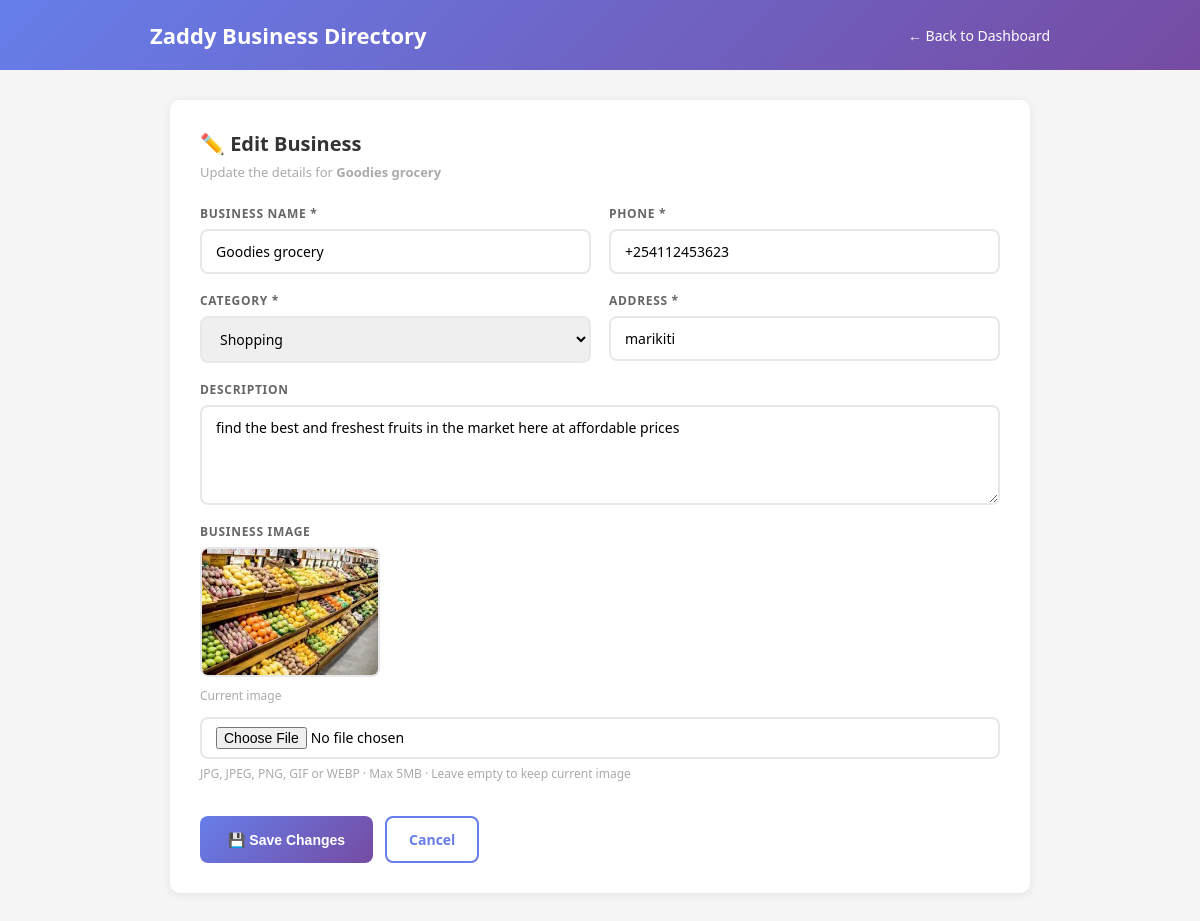
/auth/edit-business.php?id=2 (signed in), run on the app's committed database.
### tables this page shows
CREATE TABLE `businesses` (
  `id` int(11) NOT NULL,
  `name` varchar(200) NOT NULL,
  `category_id` int(11) NOT NULL,
  `user_id` int(11) NOT NULL,
  `description` text DEFAULT NULL,
  `address` varchar(255) DEFAULT NULL,
  `phone` varchar(20) DEFAULT NULL,
  `email` varchar(100) DEFAULT NULL,
  `website` varchar(255) DEFAULT NULL,
  `image` varchar(255) DEFAULT NULL,
  `status` enum('pending','approved','rejected') DEFAULT 'pending',
  `admin_notes` text DEFAULT NULL,
  `created_at` timestamp NOT NULL DEFAULT current_timestamp(),
  `updated_at` timestamp NOT NULL DEFAULT current_timestamp() ON UPDATE current_timestamp()
);

CREATE TABLE `categories` (
  `id` int(11) NOT NULL,
  `name` varchar(100) NOT NULL,
  `icon` varchar(50) DEFAULT NULL,
  `created_at` timestamp NOT NULL DEFAULT current_timestamp()
);

### auth/edit-business.php (the view, shortened to what this page needs)
<?php
$conn      = getDBConnection();
$id        = (int)($_GET['id'] ?? 0);
$stmt = $conn->prepare("SELECT b.*, c.name as cat_name FROM businesses b LEFT JOIN categories c ON b.category_id = c.id WHERE b.id = ?");
$stmt->bind_param("i", $id);
$stmt->execute();
$biz = $stmt->get_result()->fetch_assoc();
$cats = $conn->query("SELECT * FROM categories ORDER BY name ASC");
?>
<!DOCTYPE html>
<html lang="en">
<head>
</head>
<body>
<div class="header">
    <div class="header-content">
        <h1>Zaddy Business Directory</h1>
        <a href="dashboard.php">← Back to Dashboard</a>
    </div>
</div>
<div class="container">
    <div class="card">
        <h2>✏️ Edit Business</h2>
        <p>Update the details for <strong><?php echo htmlspecialchars($biz['name']); ?></strong></p>
        <form method="POST" enctype="multipart/form-data">
            <div class="form-grid">
                <div class="form-group">
                    <label>Business Name *</label>
                    <input type="text" name="name" value="<?php echo htmlspecialchars($biz['name']); ?>" required>
                </div>
                <div class="form-group">
                    <label>Phone *</label>
                    <input type="text" name="phone" value="<?php echo htmlspecialchars($biz['phone'] ?? ''); ?>" required>
                </div>
                <div class="form-group">
                    <label>Category *</label>
                    <select name="category_id" required>
                        <?php $cats->data_seek(0); while($cat = $cats->fetch_assoc()): ?>
                        <option value="<?php echo $cat['id']; ?>" <?php echo $cat['id'] == $biz['category_id'] ? 'selected' : ''; ?>>
                            <?php echo htmlspecialchars($cat['name']); ?>
                        </option>
                        <?php endwhile; ?>
                    </select>
                </div>
                <div class="form-group">
                    <label>Address *</label>
                    <input type="text" name="address" value="<?php echo htmlspecialchars($biz['address'] ?? ''); ?>" required>
                </div>
                <div class="form-group full">
                    <label>Description</label>
                    <textarea name="description"><?php echo htmlspecialchars($biz['description'] ?? ''); ?></textarea>
                </div>
                <div class="form-group image-section">
                    <label>Business Image</label>
                    <div class="current-image">
                        <?php if (!empty($biz['image']) && file_exists('../uploads/' . $biz['image'])): ?>
                            <img src="../uploads/<?php echo htmlspecialchars($biz['image']); ?>" alt="Current Image">
                            <span>Current image</span>
                        <?php else: ?>
                            <div class="no-image">📷 No image uploaded</div>
                        <?php endif; ?>
                    </div>
                    <input type="file" name="image" id="imageInput" accept="image/*">
                    <small style="color:#aaa; font-size:12px; margin-top:6px; display:block;">
                        JPG, JPEG, PNG, GIF or WEBP · Max 5MB · Leave empty to keep current image
                    </small>
                </div>
            </div>
            <div class="actions">
                <button type="submit" class="btn-save">💾 Save Changes</button>
                <a href="dashboard.php" class="btn-back">Cancel</a>
            </div>
        </form>
    </div>
</div>
</body>
</html>

### auth/edit-business.php (style rules this page uses)
*, *::before, *::after { box-sizing: border-box; margin: 0; padding: 0; }
body { font-family: 'Segoe UI', sans-serif; background: #f5f5f5; }
.header { background: linear-gradient(135deg,#667eea,#764ba2); color: white; padding: 20px; }
.header-content { max-width: 900px; margin: 0 auto; display: flex; justify-content: space-between; align-items: center; }
.header h1 { font-size: 22px; }
.header a { color: white; text-decoration: none; font-size: 14px; }
.container { max-width: 900px; margin: 30px auto; padding: 0 20px; }
.card { background: white; border-radius: 10px; padding: 30px; box-shadow: 0 2px 10px rgba(0,0,0,0.07); }
.card h2 { font-size: 20px; color: #333; margin-bottom: 6px; }
.card p { color: #aaa; font-size: 13px; margin-bottom: 24px; }
.form-grid { display: grid; grid-template-columns: 1fr 1fr; gap: 18px; }
.form-group { display: flex; flex-direction: column; }
.form-group.full { grid-column: 1 / -1; }
label { font-size: 12px; font-weight: 600; color: #666; text-transform: uppercase; letter-spacing: 0.7px; margin-bottom: 7px; }
input, select, textarea { padding: 11px 14px; border: 2px solid #e8e8e8; border-radius: 8px; font-size: 14px; font-family: inherit; outline: none; transition: border-color 0.2s; width: 100%; }
textarea { resize: vertical; min-height: 100px; }
input[type="file"] { padding: 8px 14px; cursor: pointer; }
.image-section { grid-column: 1 / -1; }
.current-image { margin-bottom: 12px; }
.current-image img { width: 180px; height: 130px; object-fit: cover; border-radius: 8px; border: 2px solid #e8e8e8; display: block; margin-bottom: 6px; }
.current-image span { font-size: 12px; color: #aaa; }
.actions { display: flex; gap: 12px; margin-top: 24px; }
.btn-save { padding: 12px 28px; background: linear-gradient(135deg,#667eea,#764ba2); color: white; border: none; border-radius: 8px; font-size: 14px; font-weight: 600; cursor: pointer; }
.btn-back { padding: 12px 22px; background: white; color: #667eea; border: 2px solid #667eea; border-radius: 8px; font-size: 14px; font-weight: 600; text-decoration: none; display: inline-block; }

### data on the page
businesses: name "Goodies grocery", phone "+254112453623", category_id "Shopping", address "marikiti", description "find the best and freshest fruits in the market here at affordable prices", image (picture)
